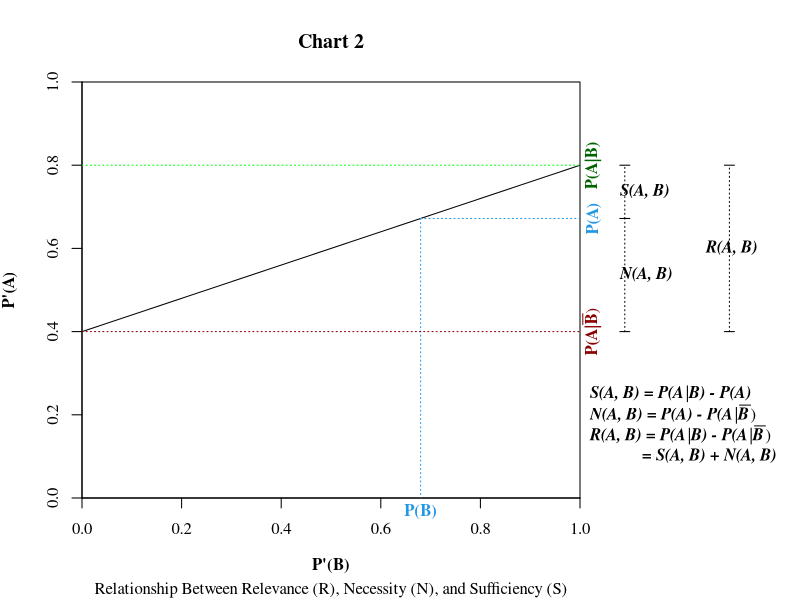

This chart was generated by the following R code:

png(file="../assets/images/bayesian-argumentation/necessity-and-sufficiency.png", width=7, height=6, units="in", res=300)



high = 0.8
low = 0.4
rd = high - low
pb <- 0.68
pa <- low + rd * pb
df <- data.frame(b = c(0,1), a = c(low,high))



par(mar = c(5.1, 4.1, 4.1, 11) )

plot(a ~ b, df, type='l', col=9, xaxs='i', yaxs='i', ylim=c(0,1),xlim=c(0,1), xlab=expression(bold("P'(B)")), ylab=expression(bold("P'(A)")), family="serif", main="Chart 2", sub="Relationship Between Relevance (R), Necessity (N), and Sufficiency (S)")

# Dotted line with label "P(A)"
segments(pb, pa, 1, pa, lty=3, col=4)
mtext(expression(bold("P(A)")), 4, at=pa, col=4, line=0.3, family="serif")

# Dotted line with label "P(B)"
segments(pb, pa, pb, 0, lty=3, col=4)
mtext(expression(bold("P(B)")), 1, at=pb, col=4, line=0.3, family="serif")

# Dotted line with label "P(A|B)"
segments(0, high, 1, high, lty=3, col="green")
mtext(expression(bold("P(A|B)")), 4, at=high, col="darkgreen", line=0.3, family="serif")


# Dotted line with label "P(A|B)"
segments(0, low, 1, low, lty=3, col="darkred")

mtext(expression(paste(bold("P(A|"),bar(bold("B")),")"))
, 4, at=low, col="darkred", line=0.3, family="serif")



offsetX = 1.08


# Show Necessity delta in margin
segments(offsetX+.01, low, offsetX+.01, pa, lty=3, xpd=TRUE)
segments(offsetX, pa, offsetX+.02, pa, xpd=TRUE)
segments(offsetX, low, offsetX+.02, low, xpd=TRUE)

nd = pa - low
mtext(
  expression(paste(
    bolditalic("N(A, B)")
  )), 
4, at=(low + nd/2), line=2.0, family="serif", las=1)

# Show Sufficiency delta in margin
segments(offsetX+.01, pa, offsetX+.01, high, lty=3, xpd=TRUE)
segments(offsetX, high, offsetX+.02, high, xpd=TRUE)

sd = high - pa
mtext(
  expression(paste(
    bolditalic("S(A, B)")
  )), 
4, at=(pa + sd/2), line=2.0, family="serif", las=1)


offsetX = 1.29

# Show Relevance delta in margin
segments(offsetX+.01, low, offsetX+.01, high, lty=3, xpd=TRUE)
segments(offsetX, high, offsetX+.02, high, xpd=TRUE)
segments(offsetX, low, offsetX+.02, low, xpd=TRUE)

mtext(
  expression(paste(
    bolditalic("R(A, B)")
  )), 
4, at=(low + rd/2), line=6.30, family="serif", las=1)



## Show formulas in margin


# Sufficiency Delta Formula
mtext(
  expression(paste(
    bolditalic("S(A, B) = P(A"),"|",bolditalic("B) - P(A)")
  )), 
4, at=0.25, line=0.5, family="serif", las=1)


# Necessity Delta Formula
mtext(
  expression(paste(
    bolditalic("N(A, B) = P(A) - P(A"),"|",bolditalic(bar("B")),")"
  )), 
4, at=0.2, line=0.5, family="serif", las=1)


# Relevance Delta Formula
mtext(
  expression(paste(
    bolditalic("R(A, B) = P(A"),"|",bolditalic("B) - P(A"),"|",bolditalic(bar("B")),")"
  )), 
4, at=0.15, line=0.5, family="serif", las=1)

# Relevance = Sufficiency + Necessity
mtext(
  expression(paste(
    bolditalic("             = S(A, B) + N(A, B)")
  )), 
4, at=0.1, line=0.5, family="serif", las=1)




dev.off()